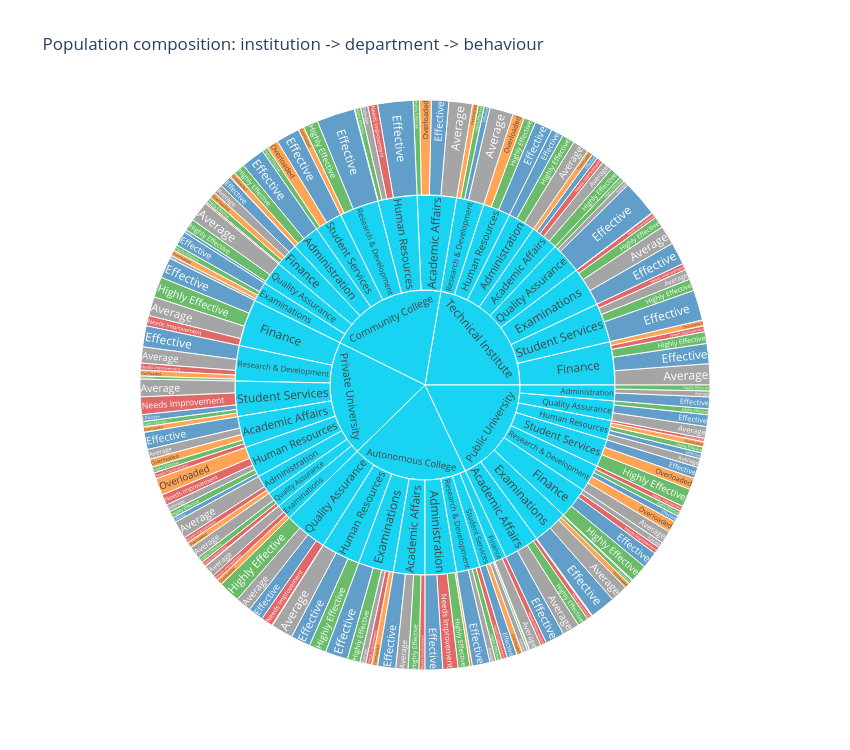
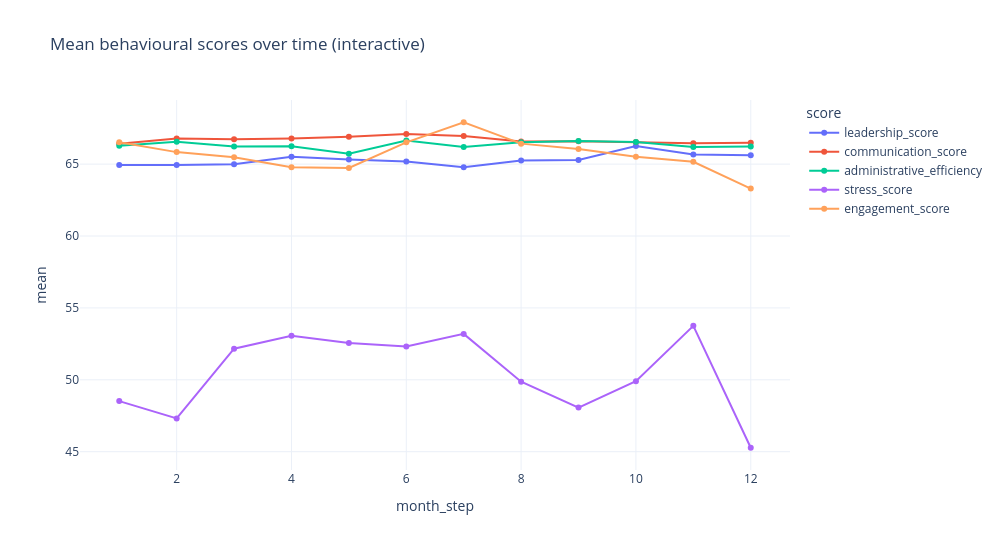

The code cell stored with these charts, in order, in its notebook:
### Code cell
# Demographic sunburst.
if all(c in df.columns for c in ["institution_type", "department"]):
    sb = df.copy(); sb[CATEGORY_COL] = sb[CATEGORY_COL].astype(str)
    fig = px.sunburst(sb, path=["institution_type", "department", CATEGORY_COL],
                      color=CATEGORY_COL, color_discrete_map=CATEGORY_COLORS,
                      title="Population composition: institution -> department -> behaviour")
    fig.update_layout(width=850, height=750)
    save_plotly(fig, "section13_sunburst")
    display(fig)

# Interactive mean-score time series.
ts = df.groupby("month_step")[LABEL_SCORES].mean().reset_index().melt(
    id_vars="month_step", var_name="score", value_name="mean")
fig = px.line(ts, x="month_step", y="mean", color="score", markers=True,
              title="Mean behavioural scores over time (interactive)")
fig.update_layout(width=1000, height=550)
save_plotly(fig, "section13_timeseries")
fig

### Figure 1 — Plotly figure (JSON) as saved in the notebook; plotly's stock layout.template omitted (floating-point values rounded to 4 significant figures; data arrays with more than 128 entries replaced by an {"elided": "..."} marker saying what was removed)
{"data": [{"branchvalues": "total", "customdata": {"elided": "207x1 str values"}, "domain": {"x": [0.0, 1.0], "y": [0.0, 1.0]}, "hovertemplate": "labels=%{label}<br>count=%{value}<br>parent=%{parent}<br>id=%{id}<br>behaviour_category=%{customdata[0]}<extra></extra>", "ids": {"elided": "207 str values"}, "labels": {"elided": "207 str values"}, "marker": {"colors": {"elided": "207 str values"}}, "name": "", "parents": {"elided": "207 str values"}, "type": "sunburst", "values": {"elided": "207 int values"}}], "layout": {"height": 750, "legend": {"tracegroupgap": 0}, "title": {"text": "Population composition: institution -> department -> behaviour"}, "width": 850}}

### Figure 2 — Plotly figure (JSON) as saved in the notebook; plotly's stock layout.template omitted (floating-point values rounded to 4 significant figures)
{"data": [{"hovertemplate": "score=leadership_score<br>month_step=%{x}<br>mean=%{y}<extra></extra>", "legendgroup": "leadership_score", "line": {"color": "#636efa", "dash": "solid"}, "marker": {"symbol": "circle"}, "mode": "lines+markers", "name": "leadership_score", "orientation": "v", "showlegend": true, "type": "scatter", "x": [1, 2, 3, 4, 5, 6, 7, 8, 9, 10, 11, 12], "xaxis": "x", "y": [64.95, 64.93, 64.99, 65.51, 65.32, 65.18, 64.79, 65.25, 65.29, 66.26, 65.67, 65.61], "yaxis": "y"}, {"hovertemplate": "score=communication_score<br>month_step=%{x}<br>mean=%{y}<extra></extra>", "legendgroup": "communication_score", "line": {"color": "#EF553B", "dash": "solid"}, "marker": {"symbol": "circle"}, "mode": "lines+markers", "name": "communication_score", "orientation": "v", "showlegend": true, "type": "scatter", "x": [1, 2, 3, 4, 5, 6, 7, 8, 9, 10, 11, 12], "xaxis": "x", "y": [66.42, 66.79, 66.73, 66.78, 66.91, 67.1, 66.96, 66.58, 66.6, 66.54, 66.45, 66.48], "yaxis": "y"}, {"hovertemplate": "score=administrative_efficiency<br>month_step=%{x}<br>mean=%{y}<extra></extra>", "legendgroup": "administrative_efficiency", "line": {"color": "#00cc96", "dash": "solid"}, "marker": {"symbol": "circle"}, "mode": "lines+markers", "name": "administrative_efficiency", "orientation": "v", "showlegend": true, "type": "scatter", "x": [1, 2, 3, 4, 5, 6, 7, 8, 9, 10, 11, 12], "xaxis": "x", "y": [66.29, 66.55, 66.22, 66.25, 65.73, 66.64, 66.19, 66.52, 66.61, 66.54, 66.19, 66.23], "yaxis": "y"}, {"hovertemplate": "score=stress_score<br>month_step=%{x}<br>mean=%{y}<extra></extra>", "legendgroup": "stress_score", "line": {"color": "#ab63fa", "dash": "solid"}, "marker": {"symbol": "circle"}, "mode": "lines+markers", "name": "stress_score", "orientation": "v", "showlegend": true, "type": "scatter", "x": [1, 2, 3, 4, 5, 6, 7, 8, 9, 10, 11, 12], "xaxis": "x", "y": [48.52, 47.31, 52.16, 53.06, 52.57, 52.32, 53.19, 49.87, 48.07, 49.91, 53.75, 45.27], "yaxis": "y"}, {"hovertemplate": "score=engagement_score<br>month_step=%{x}<br>mean=%{y}<extra></extra>", "legendgroup": "engagement_score", "line": {"color": "#FFA15A", "dash": "solid"}, "marker": {"symbol": "circle"}, "mode": "lines+markers", "name": "engagement_score", "orientation": "v", "showlegend": true, "type": "scatter", "x": [1, 2, 3, 4, 5, 6, 7, 8, 9, 10, 11, 12], "xaxis": "x", "y": [66.52, 65.84, 65.48, 64.78, 64.74, 66.52, 67.91, 66.43, 66.05, 65.51, 65.16, 63.3], "yaxis": "y"}], "layout": {"height": 550, "legend": {"title": {"text": "score"}, "tracegroupgap": 0}, "title": {"text": "Mean behavioural scores over time (interactive)"}, "width": 1000, "xaxis": {"anchor": "y", "domain": [0.0, 1.0], "title": {"text": "month_step"}}, "yaxis": {"anchor": "x", "domain": [0.0, 1.0], "title": {"text": "mean"}}}}
